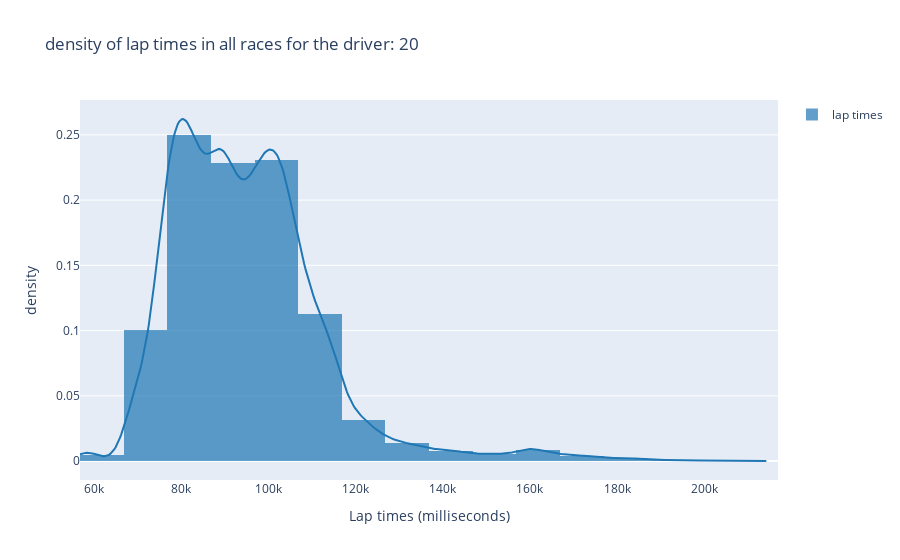

Notebook code for this chart:
### Markdown cell above
## Data Analysis

### Code cell
histvalues = [master_lap_time_data["milliseconds"]]
names = ["lap times"]

fig = ff.create_distplot(
    histvalues,
    names,
    bin_size=10000,
    show_rug=False,
    curve_type="kde",
    histnorm="probability",
)

fig.update_layout(
    title="density of lap times in all races for the driver: 20",
    xaxis_title="Lap times (milliseconds)",
    yaxis_title="density",
)


fig.show()

### Figure 1 — Plotly figure (JSON) as saved in the notebook; plotly's stock layout.template omitted (floating-point values rounded to 4 significant figures; data arrays with more than 128 entries replaced by an {"elided": "..."} marker saying what was removed)
{"data": [{"autobinx": false, "histnorm": "probability", "legendgroup": "lap times", "marker": {"color": "rgb(31, 119, 180)"}, "name": "lap times", "opacity": 0.7, "type": "histogram", "x": {"elided": "16427 float values"}, "xaxis": "x", "xbins": {"end": 214550, "size": 10000, "start": 56905}, "yaxis": "y"}, {"legendgroup": "lap times", "marker": {"color": "rgb(31, 119, 180)"}, "mode": "lines", "name": "lap times", "showlegend": false, "type": "scatter", "x": {"elided": "500 float values"}, "xaxis": "x", "y": {"elided": "500 float values"}, "yaxis": "y"}], "layout": {"barmode": "overlay", "hovermode": "closest", "legend": {"traceorder": "reversed"}, "title": {"text": "density of lap times in all races for the driver: 20"}, "xaxis": {"anchor": "y2", "domain": [0, 1], "title": {"text": "Lap times (milliseconds)"}, "zeroline": false}, "yaxis": {"anchor": "free", "domain": [0, 1], "position": 0, "title": {"text": "density"}}}}
